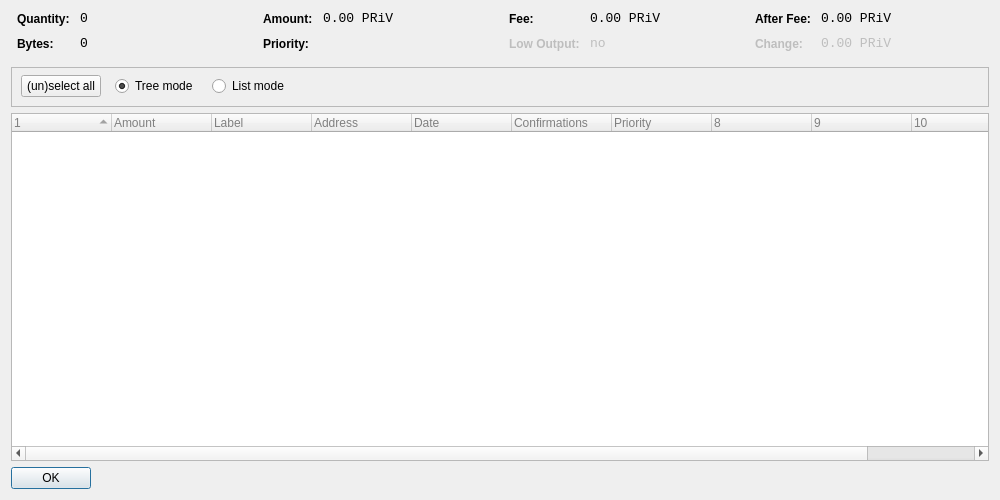
<?xml version="1.0" encoding="UTF-8"?>
<ui version="4.0">
 <class>CoinControlDialog</class>
 <widget class="QDialog" name="CoinControlDialog">
  <property name="geometry">
   <rect>
    <x>0</x>
    <y>0</y>
    <width>1000</width>
    <height>500</height>
   </rect>
  </property>
  <property name="windowTitle">
   <string>Coin Control</string>
  </property>
  <property name="styleSheet">
   <string notr="true"/>
  </property>
  <layout class="QVBoxLayout" name="verticalLayout">
   <item>
    <layout class="QHBoxLayout" name="horizontalLayoutTop" stretch="0,0,0,0">
     <property name="topMargin">
      <number>0</number>
     </property>
     <property name="bottomMargin">
      <number>10</number>
     </property>
     <item>
      <layout class="QFormLayout" name="formLayoutCoinControl1">
       <property name="horizontalSpacing">
        <number>10</number>
       </property>
       <property name="verticalSpacing">
        <number>10</number>
       </property>
       <property name="leftMargin">
        <number>6</number>
       </property>
       <property name="rightMargin">
        <number>6</number>
       </property>
       <item row="0" column="0">
        <widget class="QLabel" name="labelCoinControlQuantityText">
         <property name="styleSheet">
          <string notr="true">font-weight:bold;</string>
         </property>
         <property name="text">
          <string>Quantity:</string>
         </property>
        </widget>
       </item>
       <item row="0" column="1">
        <widget class="QLabel" name="labelCoinControlQuantity">
         <property name="font">
          <font>
           <family>Monospace</family>
           <pointsize>10</pointsize>
          </font>
         </property>
         <property name="cursor">
          <cursorShape>IBeamCursor</cursorShape>
         </property>
         <property name="contextMenuPolicy">
          <enum>Qt::ActionsContextMenu</enum>
         </property>
         <property name="text">
          <string notr="true">0</string>
         </property>
         <property name="textInteractionFlags">
          <set>Qt::LinksAccessibleByMouse|Qt::TextSelectableByKeyboard|Qt::TextSelectableByMouse</set>
         </property>
        </widget>
       </item>
       <item row="1" column="0">
        <widget class="QLabel" name="labelCoinControlBytesText">
         <property name="styleSheet">
          <string notr="true">font-weight:bold;</string>
         </property>
         <property name="text">
          <string>Bytes:</string>
         </property>
        </widget>
       </item>
       <item row="1" column="1">
        <widget class="QLabel" name="labelCoinControlBytes">
         <property name="font">
          <font>
           <family>Monospace</family>
           <pointsize>10</pointsize>
          </font>
         </property>
         <property name="cursor">
          <cursorShape>IBeamCursor</cursorShape>
         </property>
         <property name="contextMenuPolicy">
          <enum>Qt::ActionsContextMenu</enum>
         </property>
         <property name="text">
          <string notr="true">0</string>
         </property>
         <property name="textInteractionFlags">
          <set>Qt::LinksAccessibleByMouse|Qt::TextSelectableByKeyboard|Qt::TextSelectableByMouse</set>
         </property>
        </widget>
       </item>
      </layout>
     </item>
     <item>
      <layout class="QFormLayout" name="formLayoutCoinControl2">
       <property name="horizontalSpacing">
        <number>10</number>
       </property>
       <property name="verticalSpacing">
        <number>10</number>
       </property>
       <property name="leftMargin">
        <number>6</number>
       </property>
       <property name="rightMargin">
        <number>6</number>
       </property>
       <item row="0" column="0">
        <widget class="QLabel" name="labelCoinControlAmountText">
         <property name="styleSheet">
          <string notr="true">font-weight:bold;</string>
         </property>
         <property name="text">
          <string>Amount:</string>
         </property>
        </widget>
       </item>
       <item row="0" column="1">
        <widget class="QLabel" name="labelCoinControlAmount">
         <property name="font">
          <font>
           <family>Monospace</family>
           <pointsize>10</pointsize>
          </font>
         </property>
         <property name="cursor">
          <cursorShape>IBeamCursor</cursorShape>
         </property>
         <property name="contextMenuPolicy">
          <enum>Qt::ActionsContextMenu</enum>
         </property>
         <property name="text">
          <string notr="true">0.00 PRiV</string>
         </property>
         <property name="textInteractionFlags">
          <set>Qt::LinksAccessibleByMouse|Qt::TextSelectableByKeyboard|Qt::TextSelectableByMouse</set>
         </property>
        </widget>
       </item>
       <item row="1" column="0">
        <widget class="QLabel" name="labelCoinControlPriorityText">
         <property name="styleSheet">
          <string notr="true">font-weight:bold;</string>
         </property>
         <property name="text">
          <string>Priority:</string>
         </property>
        </widget>
       </item>
       <item row="1" column="1">
        <widget class="QLabel" name="labelCoinControlPriority">
         <property name="font">
          <font>
           <family>Monospace</family>
           <pointsize>10</pointsize>
          </font>
         </property>
         <property name="cursor">
          <cursorShape>IBeamCursor</cursorShape>
         </property>
         <property name="contextMenuPolicy">
          <enum>Qt::ActionsContextMenu</enum>
         </property>
         <property name="text">
          <string/>
         </property>
         <property name="textInteractionFlags">
          <set>Qt::LinksAccessibleByMouse|Qt::TextSelectableByKeyboard|Qt::TextSelectableByMouse</set>
         </property>
        </widget>
       </item>
      </layout>
     </item>
     <item>
      <layout class="QFormLayout" name="formLayoutCoinControl3">
       <property name="horizontalSpacing">
        <number>10</number>
       </property>
       <property name="verticalSpacing">
        <number>10</number>
       </property>
       <property name="leftMargin">
        <number>6</number>
       </property>
       <property name="rightMargin">
        <number>6</number>
       </property>
       <item row="0" column="0">
        <widget class="QLabel" name="labelCoinControlFeeText">
         <property name="styleSheet">
          <string notr="true">font-weight:bold;</string>
         </property>
         <property name="text">
          <string>Fee:</string>
         </property>
        </widget>
       </item>
       <item row="0" column="1">
        <widget class="QLabel" name="labelCoinControlFee">
         <property name="font">
          <font>
           <family>Monospace</family>
           <pointsize>10</pointsize>
          </font>
         </property>
         <property name="cursor">
          <cursorShape>IBeamCursor</cursorShape>
         </property>
         <property name="contextMenuPolicy">
          <enum>Qt::ActionsContextMenu</enum>
         </property>
         <property name="text">
          <string notr="true">0.00 PRiV</string>
         </property>
         <property name="textInteractionFlags">
          <set>Qt::LinksAccessibleByMouse|Qt::TextSelectableByKeyboard|Qt::TextSelectableByMouse</set>
         </property>
        </widget>
       </item>
       <item row="1" column="0">
        <widget class="QLabel" name="labelCoinControlLowOutputText">
         <property name="enabled">
          <bool>false</bool>
         </property>
         <property name="styleSheet">
          <string notr="true">font-weight:bold;</string>
         </property>
         <property name="text">
          <string>Low Output:</string>
         </property>
        </widget>
       </item>
       <item row="1" column="1">
        <widget class="QLabel" name="labelCoinControlLowOutput">
         <property name="enabled">
          <bool>false</bool>
         </property>
         <property name="font">
          <font>
           <family>Monospace</family>
           <pointsize>10</pointsize>
          </font>
         </property>
         <property name="cursor">
          <cursorShape>IBeamCursor</cursorShape>
         </property>
         <property name="contextMenuPolicy">
          <enum>Qt::ActionsContextMenu</enum>
         </property>
         <property name="text">
          <string notr="true">no</string>
         </property>
         <property name="textInteractionFlags">
          <set>Qt::LinksAccessibleByMouse|Qt::TextSelectableByKeyboard|Qt::TextSelectableByMouse</set>
         </property>
        </widget>
       </item>
      </layout>
     </item>
     <item>
      <layout class="QFormLayout" name="formLayoutCoinControl4">
       <property name="horizontalSpacing">
        <number>10</number>
       </property>
       <property name="verticalSpacing">
        <number>10</number>
       </property>
       <property name="leftMargin">
        <number>6</number>
       </property>
       <property name="rightMargin">
        <number>6</number>
       </property>
       <item row="0" column="0">
        <widget class="QLabel" name="labelCoinControlAfterFeeText">
         <property name="styleSheet">
          <string notr="true">font-weight:bold;</string>
         </property>
         <property name="text">
          <string>After Fee:</string>
         </property>
        </widget>
       </item>
       <item row="0" column="1">
        <widget class="QLabel" name="labelCoinControlAfterFee">
         <property name="font">
          <font>
           <family>Monospace</family>
           <pointsize>10</pointsize>
          </font>
         </property>
         <property name="cursor">
          <cursorShape>IBeamCursor</cursorShape>
         </property>
         <property name="contextMenuPolicy">
          <enum>Qt::ActionsContextMenu</enum>
         </property>
         <property name="text">
          <string notr="true">0.00 PRiV</string>
         </property>
         <property name="textInteractionFlags">
          <set>Qt::LinksAccessibleByMouse|Qt::TextSelectableByKeyboard|Qt::TextSelectableByMouse</set>
         </property>
        </widget>
       </item>
       <item row="1" column="0">
        <widget class="QLabel" name="labelCoinControlChangeText">
         <property name="enabled">
          <bool>false</bool>
         </property>
         <property name="styleSheet">
          <string notr="true">font-weight:bold;</string>
         </property>
         <property name="text">
          <string>Change:</string>
         </property>
        </widget>
       </item>
       <item row="1" column="1">
        <widget class="QLabel" name="labelCoinControlChange">
         <property name="enabled">
          <bool>false</bool>
         </property>
         <property name="font">
          <font>
           <family>Monospace</family>
           <pointsize>10</pointsize>
          </font>
         </property>
         <property name="cursor">
          <cursorShape>IBeamCursor</cursorShape>
         </property>
         <property name="contextMenuPolicy">
          <enum>Qt::ActionsContextMenu</enum>
         </property>
         <property name="text">
          <string notr="true">0.00 PRiV</string>
         </property>
         <property name="textInteractionFlags">
          <set>Qt::LinksAccessibleByMouse|Qt::TextSelectableByKeyboard|Qt::TextSelectableByMouse</set>
         </property>
        </widget>
       </item>
      </layout>
     </item>
    </layout>
   </item>
   <item>
    <widget class="QFrame" name="frame">
     <property name="minimumSize">
      <size>
       <width>0</width>
       <height>40</height>
      </size>
     </property>
     <property name="frameShape">
      <enum>QFrame::StyledPanel</enum>
     </property>
     <property name="frameShadow">
      <enum>QFrame::Sunken</enum>
     </property>
     <widget class="QWidget" name="horizontalLayoutWidget">
      <property name="geometry">
       <rect>
        <x>10</x>
        <y>4</y>
        <width>801</width>
        <height>31</height>
       </rect>
      </property>
      <layout class="QHBoxLayout" name="horizontalLayoutPanel" stretch="0,0,0,0">
       <property name="spacing">
        <number>14</number>
       </property>
       <property name="topMargin">
        <number>1</number>
       </property>
       <property name="bottomMargin">
        <number>1</number>
       </property>
       <item>
        <widget class="QPushButton" name="pushButtonSelectAll">
         <property name="sizePolicy">
          <sizepolicy hsizetype="Maximum" vsizetype="Fixed">
           <horstretch>0</horstretch>
           <verstretch>0</verstretch>
          </sizepolicy>
         </property>
         <property name="text">
          <string>(un)select all</string>
         </property>
        </widget>
       </item>
       <item>
        <widget class="QRadioButton" name="radioTreeMode">
         <property name="sizePolicy">
          <sizepolicy hsizetype="Maximum" vsizetype="Fixed">
           <horstretch>0</horstretch>
           <verstretch>0</verstretch>
          </sizepolicy>
         </property>
         <property name="text">
          <string>Tree mode</string>
         </property>
         <property name="checked">
          <bool>true</bool>
         </property>
        </widget>
       </item>
       <item>
        <widget class="QRadioButton" name="radioListMode">
         <property name="sizePolicy">
          <sizepolicy hsizetype="Maximum" vsizetype="Fixed">
           <horstretch>0</horstretch>
           <verstretch>0</verstretch>
          </sizepolicy>
         </property>
         <property name="text">
          <string>List mode</string>
         </property>
        </widget>
       </item>
       <item>
        <spacer name="horizontalSpacer">
         <property name="orientation">
          <enum>Qt::Horizontal</enum>
         </property>
         <property name="sizeHint" stdset="0">
          <size>
           <width>40</width>
           <height>20</height>
          </size>
         </property>
        </spacer>
       </item>
      </layout>
     </widget>
    </widget>
   </item>
   <item>
    <widget class="CoinControlTreeWidget" name="treeWidget">
     <property name="contextMenuPolicy">
      <enum>Qt::CustomContextMenu</enum>
     </property>
     <property name="styleSheet">
      <string notr="true">QFrame {
	color: grey;

}</string>
     </property>
     <property name="sortingEnabled">
      <bool>false</bool>
     </property>
     <property name="columnCount">
      <number>11</number>
     </property>
     <attribute name="headerShowSortIndicator" stdset="0">
      <bool>true</bool>
     </attribute>
     <attribute name="headerStretchLastSection">
      <bool>false</bool>
     </attribute>
     <column>
      <property name="text">
       <string/>
      </property>
     </column>
     <column>
      <property name="text">
       <string>Amount</string>
      </property>
     </column>
     <column>
      <property name="text">
       <string>Label</string>
      </property>
     </column>
     <column>
      <property name="text">
       <string>Address</string>
      </property>
     </column>
     <column>
      <property name="text">
       <string>Date</string>
      </property>
     </column>
     <column>
      <property name="text">
       <string>Confirmations</string>
      </property>
      <property name="toolTip">
       <string>Confirmed</string>
      </property>
     </column>
     <column>
      <property name="text">
       <string>Priority</string>
      </property>
     </column>
     <column>
      <property name="text">
       <string/>
      </property>
     </column>
     <column>
      <property name="text">
       <string/>
      </property>
     </column>
     <column>
      <property name="text">
       <string/>
      </property>
     </column>
     <column>
      <property name="text">
       <string/>
      </property>
     </column>
    </widget>
   </item>
   <item>
    <widget class="QDialogButtonBox" name="buttonBox">
     <property name="sizePolicy">
      <sizepolicy hsizetype="Maximum" vsizetype="Fixed">
       <horstretch>0</horstretch>
       <verstretch>0</verstretch>
      </sizepolicy>
     </property>
     <property name="orientation">
      <enum>Qt::Horizontal</enum>
     </property>
     <property name="standardButtons">
      <set>QDialogButtonBox::Ok</set>
     </property>
    </widget>
   </item>
  </layout>
 </widget>
 <customwidgets>
  <customwidget>
   <class>CoinControlTreeWidget</class>
   <extends>QTreeWidget</extends>
   <header>coincontroltreewidget.h</header>
  </customwidget>
 </customwidgets>
 <resources/>
 <connections/>
</ui>
